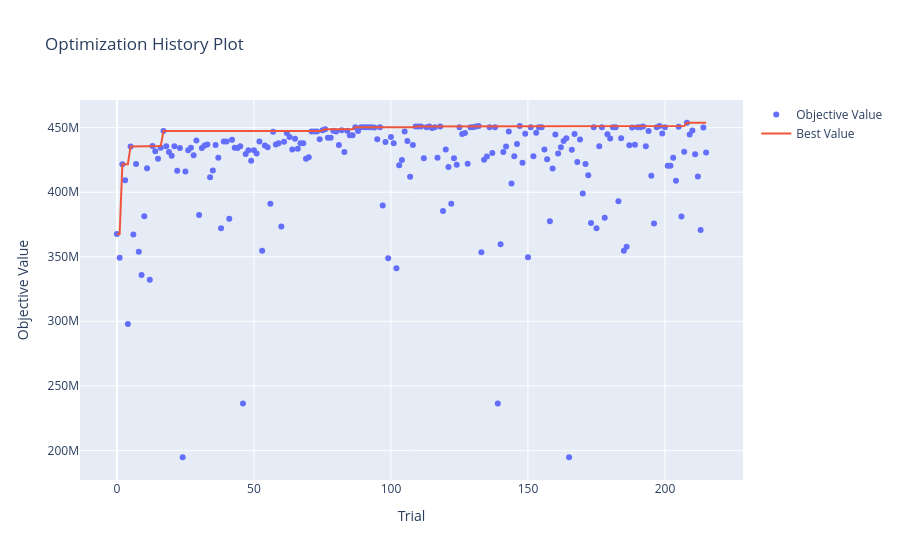

The notebook cell saved with this chart:
### Code cell
optuna.visualization.plot_optimization_history(study)

### Figure 1 — Plotly figure (JSON) as saved in the notebook; plotly's stock layout.template omitted (floating-point values rounded to 4 significant figures; data arrays with more than 128 entries replaced by an {"elided": "..."} marker saying what was removed)
{"data": [{"mode": "markers", "name": "Objective Value", "type": "scatter", "x": {"elided": "216 int values"}, "y": {"elided": "216 int values"}}, {"mode": "lines", "name": "Best Value", "type": "scatter", "x": {"elided": "216 int values"}, "y": {"elided": "216 int values"}}, {"marker": {"color": "#cccccc"}, "mode": "markers", "name": "Infeasible Trial", "showlegend": false, "type": "scatter", "x": [], "y": []}], "layout": {"title": {"text": "Optimization History Plot"}, "xaxis": {"title": {"text": "Trial"}}, "yaxis": {"title": {"text": "Objective Value"}}}}
